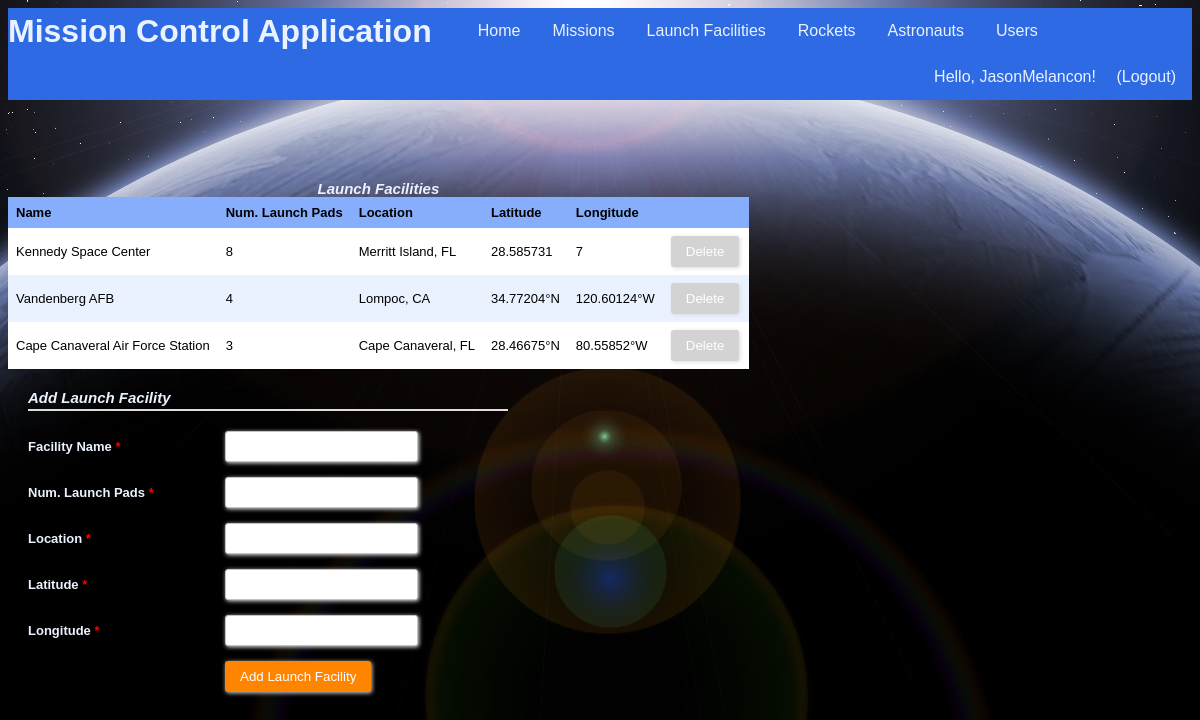
Screenshot of /launch_facilities (signed in) with the database file from the repository.
### tables this page shows
CREATE TABLE "Users" (
	`uid`	INTEGER NOT NULL PRIMARY KEY AUTOINCREMENT,
	`firstName`	TEXT NOT NULL,
	`lastName`	TEXT NOT NULL,
	`username`	TEXT NOT NULL UNIQUE,
	`password`	TEXT NOT NULL,
	`regTime`	TEXT NOT NULL,
	`lastLoginTime`	TEXT,
	`pid`	INTEGER NOT NULL
);

CREATE TABLE "LaunchFacility" (
	`fid`	INTEGER NOT NULL PRIMARY KEY AUTOINCREMENT,
	`name`	TEXT NOT NULL,
	`numPads`	INTEGER NOT NULL,
	`location`	TEXT NOT NULL,
	`lat`	TEXT,
	`long`	TEXT
);

### app.py (the view, shortened to what this page needs)
@app.route("/launch_facilities", methods=["GET", "POST"])
@login_required
def showFacilities():
    conn = sqlite3.connect(dbPath)
    conn.row_factory = sqlite3.Row
    c = conn.cursor()
    c.execute("SELECT fid, fid IN (SELECT fid FROM Mission) AS cannotDelete, name, numPads, location, lat, long FROM LaunchFacility")
    results = c.fetchall()
    conn.commit()
    conn.close()
    formInputs = [['name', 'text', 'Facility Name', []], ['numPads', 'number', 'Num. Launch Pads', []], ['location', 'text', 'Location', []], ['lat', 'text', 'Latitude', []], ['long', 'text', 'Longitude', []]]
    return render_template("facilities.html", headers=("Name","Num. Launch Pads","Location","Latitude","Longitude"), rows=results, inputs=formInputs)

### app.py (called while the page is built)
@login_manager.user_loader
def load_user(username):
    userRecord = DBgetUser(username)
    if userRecord:
        return User(userRecord["username"], userRecord["password"], True)
    return None

def DBgetUser(username):
    conn = sqlite3.connect(dbPath)
    conn.row_factory = sqlite3.Row
    c = conn.cursor()
    c.execute("SELECT * from Users WHERE username = ?", (username,))
    userRecord = c.fetchone()
    conn.close()
    return userRecord

### templates/facilities.html (shortened to what this page needs)
{% extends "main_template.html" %}
{% from 'macros.html' import GenerateTable, GenerateFormToAddEntry %}
{% block body %}
<section style="float:left">
	{{ GenerateTable('Launch Facilities', headers, rows, 'fid') }}
</section>
<section style="float:left">
	{{ GenerateFormToAddEntry('Add Launch Facility', inputs) }}
</section>
{% endblock %}

### templates/main_template.html (shortened to what this page needs)
<!DOCTYPE html>
<html>
	<head>
		<link rel="stylesheet" type= "text/css" href="{{ url_for('static', filename='styles.css') }}">
	</head>
	<body>
		<header>
			<ul class="nav">
				<h1 class="nav">Mission Control Application</h1>
				<li class="nav"><a class="nav" href="{{ url_for('index') }}">Home</a></li>
				{% if current_user.is_authenticated %}
				<li class="nav"><a class="nav" href="{{ url_for('showMissions') }}">Missions</a></li>
				<li class="nav"><a class="nav" href="{{ url_for('showFacilities') }}">Launch Facilities</a></li>
				<li class="nav"><a class="nav" href="{{ url_for('showRockets') }}">Rockets</a></li>
				<li class="nav"><a class="nav" href="{{ url_for('showAstronauts') }}">Astronauts</a></li>
				<li class="nav"><a class="nav" href="{{ url_for('showUsers') }}">Users</a></li>
				{% endif %}
				<div class="user-greeting">
					{% if current_user.is_authenticated %}
  						Hello, {{ current_user.id }}!    <a class="nav" href="{{ url_for('showLogout') }}">(Logout)</a>
					{% else %}
						Hello, guest!    <a class="nav" href="{{ url_for('showLogin') }}">Login</a><a class="nav" href="{{ url_for('showSignup') }}">Sign Up</a>
					{% endif %}
				</div>
			</ul>
		</header>
		{% block body %}{% endblock %}
	</body>
</html>

### templates/macros.html (shortened to what this page needs)
{% macro GenerateTable(title, headers, rows, keyName) %}
	{% if rows %}
		<table>
			<caption>
				{{title}}
			</caption>
			<tr>
				{% for header in headers %}
				<th>{{header}}</th>
				{% endfor %}
				<th/>
			</tr>
			{% for row in rows %}
			<tr id ="{{row[keyName]}}">
				{% for value in row %}
					{% if loop.index0 > 1 %}
						<td>
							{% if title == "Astronauts" %}
								<a href="{{ url_for('showAstronautInfo', aid = row[keyName]) }}">{{value|safe}}</a>
							{% else %}
								{{value|safe}}
							{% endif %}
						</td>
					{% endif %}
				{% endfor %}
				{% if row[1] == 1 %}
					{% set disabled = 'disabled' %}
				{% else %}
					{% set disabled = '' %}
				{% endif %}
				<td>
					<div class="form-style-2" style="width:70px; padding: 0px 0px 0px 0px;">
						<form method="post">
							<input type="submit" value="Delete" name="delete.{{ row[0] }}" {{disabled}}/>
						</form>
					</div>
				</td>
			</tr>
			{% endfor %}
		</table>
	{% else %}
		No records found!
	{% endif %}
{% endmacro %}
{% macro GenerateFormToAddEntry(submitButtonText, inputs) %}
	<div class="form-style-2">
	<div class="form-style-2-heading">{{submitButtonText}}</div>
	<form method="post">
		{% for fieldName, fieldType, fieldLabel, optionalValues in inputs %}
			{% if fieldType == 'text' %}
				<label for="{{fieldName}}"><span>{{fieldLabel}} <span class="required">*</span></span><input type="text" class="input-field" name="{{fieldName}}" required/></label>
			{% elif fieldType == 'password' %}
				<label for="{{fieldName}}"><span>{{fieldLabel}} <span class="required">*</span></span><input type="password" class="input-field" name="{{fieldName}}" required/></label>
			{% elif fieldType == 'number' %}
				<label for="{{fieldName}}"><span>{{fieldLabel}} <span class="required">*</span></span><input type="number" class="input-field" name="{{fieldName}}" required/></label>
			{% elif fieldType == 'selectmultiple' %}
				<label for="{{fieldName}}"><span>{{fieldLabel}} <span class="required">*</span></span><select multiple name="{{fieldName}}" class="select-field" required>
				{% for id, displayName in optionalValues %}
					<option value="{{id}}">{{displayName}}</option>
				{% endfor %}
				</select></label>
			{% elif fieldType == 'datetime' %}
				<label for="{{fieldName}}"><span>{{fieldLabel}} <span class="required">*</span></br>(YYYY-MM-DDTHH:MM:SS)</span><input type="datetime-local" class="input-field" name="{{fieldName}}" id="{{optionalValues[0]}}" onchange="changeEnd()" required></label>
			{% elif fieldType == 'date' %}
				<label for="{{fieldName}}"><span>{{fieldLabel}} <span class="required">*</span></br>(YYYY-MM-DD)</span><input type="date" class="input-field" name="{{fieldName}}" required></label>
			{% elif fieldType == 'radio' %}
				<label for="{{fieldName}}"><span>{{fieldLabel}} <span class="required">*</span></span>
				{% for id, displayName in optionalValues %}
					<input type="radio" name="permission" value="{{id}}" required> {{displayName}}
				{% endfor %}
				</label>
			{% endif %}
		{% endfor %}
		<label><span>&nbsp;</span><input type="submit" value="{{submitButtonText}}"/></label>
	</form>
	</div>
{% endmacro %}

### static/styles.css (style rules this page uses)
:root { --light-blue: #EBF2FF; --medium-blue: #86AEFD; --dark-blue: #2D6AE3; }
header { margin-bottom: 80px; }
ul.nav { list-style-type: none; text-align: center; display: block; margin: 0; padding: 0; overflow: hidden; background-color: var(--dark-blue); }
li.nav { float: left; }
a.nav { display: inline-block; color: var(--light-blue); text-align: center; padding: 14px 16px; text-decoration: none; font-family: "Trebuchet MS", Helvetica, sans-serif; }
h1.nav { float: left; margin: 0; padding: 5px 30px 0px 0px; font-family: "Trebuchet MS", Helvetica, sans-serif; color: var(--light-blue); vertical-align: bottom; }
.user-greeting { float: right; list-style-type: none; text-align: center; margin: 0; overflow: hidden; background-color: var(--dark-blue); text-align: center; vertical-align: center; text-decoration: none; font-family: "Trebuchet MS", Helvetica, sans-serif; color: var(--light-blue); }
table { border-collapse: collapse; width: 100%; table-layout: auto; }
th, td { text-align: left; padding: 8px; font: 13px Arial, Helvetica, sans-serif; }
caption { font: 13px Arial, Helvetica, sans-serif; font-weight: bold; font-style: italic; font-size: 15px; color: var(--light-blue); }
tr { background-color: var(--light-blue) }
tr:nth-child(even) { background-color: white }
th { background-color: var(--medium-blue); font-weight: bold; }
.form-style-2 { width: 480px; max-width: 650px; padding: 20px 12px 10px 20px; font: 13px Arial, Helvetica, sans-serif; color: var(--light-blue); }
.form-style-2-heading { font-weight: bold; font-style: italic; border-bottom: 2px solid #ddd; margin-bottom: 20px; font-size: 15px; padding-bottom: 3px; }
.form-style-2 label { display: block; margin: 0px 0px 15px 0px; }
.form-style-2 label > span { width: 40%; font-weight: bold; float: left; padding-top: 8px; padding-right: 5px; }
.form-style-2 span.required { color:red; }
.form-style-2 input.input-field, .form-style-2 .tel-number-field, .form-style-2 .textarea-field, .form-style-2 .select-field { box-sizing: border-box; -webkit-box-sizing: border-box; -moz-box-sizing: border-box; border: 1px solid #C2C2C2; box-shadow: 1px 1px 4px #EBEBEB; -moz-box-shadow: 1px 1px 4px #EBEBEB; -webkit-box-shadow: 1px 1px 4px #EBEBEB; border-radius: 3px; -webkit-border-radius: 3px; -moz-border-radius: 3px; padding: 7px; outline: none; }
.form-style-2 input[type=submit], .form-style-2 input[type=button] { border: none; padding: 8px 15px 8px 15px; background: #FF8500; color: #fff; box-shadow: 1px 1px 4px #DADADA; -moz-box-shadow: 1px 1px 4px #DADADA; -webkit-box-shadow: 1px 1px 4px #DADADA; border-radius: 3px; -webkit-border-radius: 3px; -moz-border-radius: 3px; }
.form-style-2 input[type=submit]:disabled, .form-style-2 input[type=button]:disabled { background: lightgray; color: #fff; }

### rows the page displays
Users: id "JasonMelancon"
LaunchFacility: name "Kennedy Space Center", row "8" "7", location "Merritt Island, FL", lat "28.585731"
LaunchFacility: name "Vandenberg AFB", row "4", location "Lompoc, CA", lat "34.77204°N", long "120.60124°W"
LaunchFacility: name "Cape Canaveral Air Force Station", row "3", location "Cape Canaveral, FL", lat "28.46675°N", long "80.55852°W"

### other values shown
{{ title }} "Launch Facilities"
{{ header }} "Name" "Num. Launch Pads" "Location" "Latitude" "Longitude"
{{ submitButtonText }} "Add Launch Facility"
{{ fieldLabel }} "Facility Name" "Location" "Latitude" "Longitude"
{{ fieldLabel }} "Num. Launch Pads"
